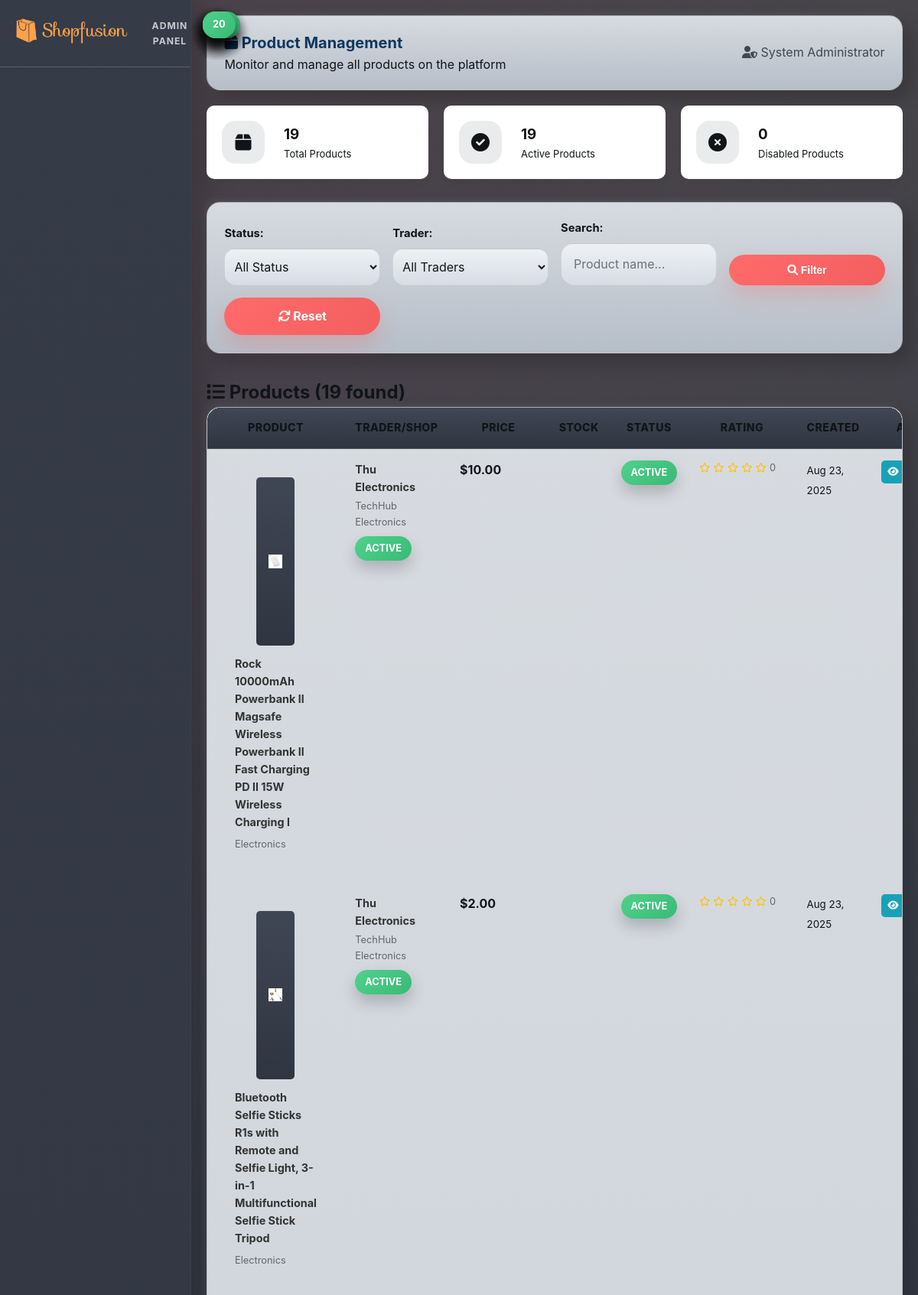
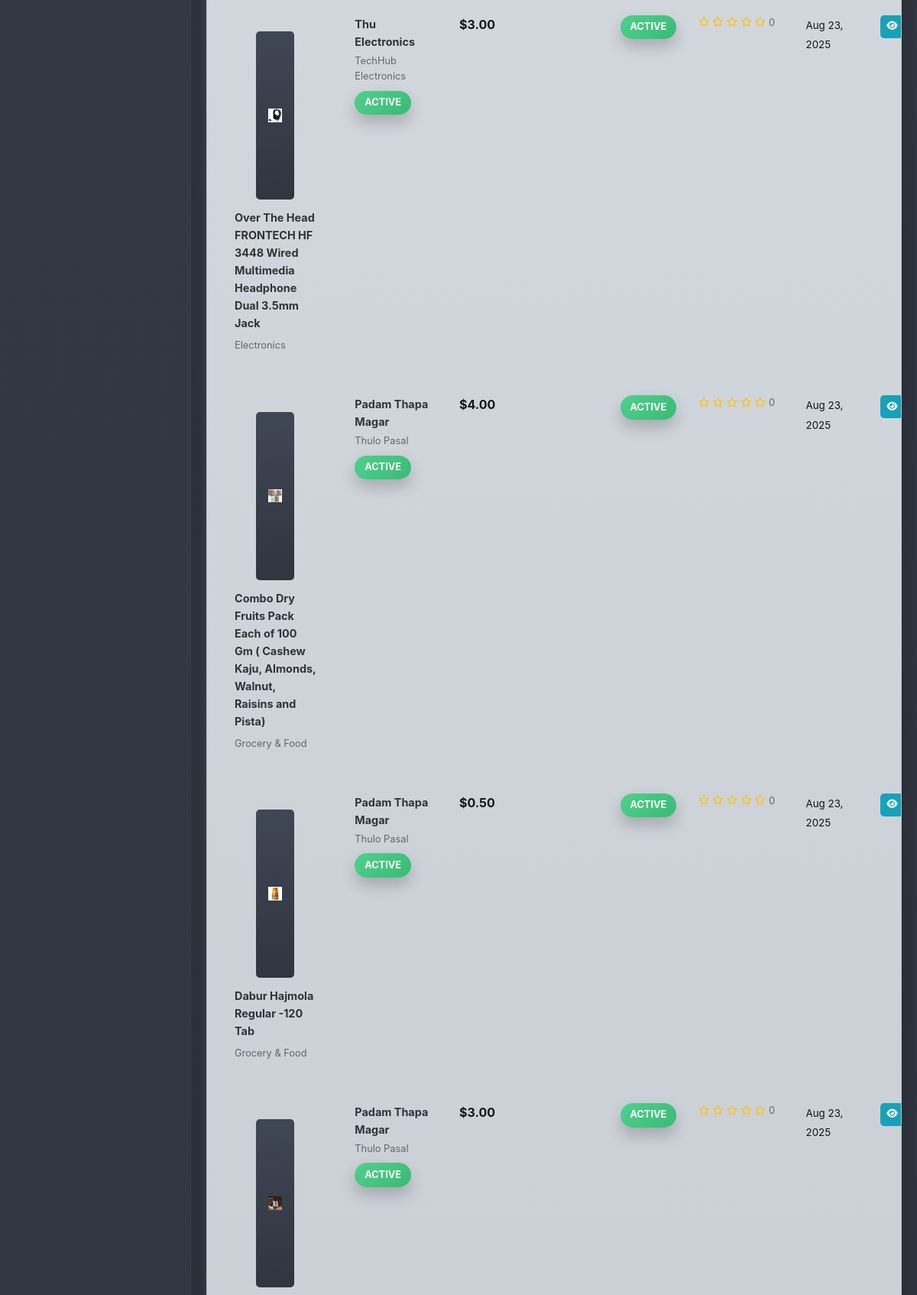
/admin/products.php (signed in, upper part), run on the app's committed database (2 pictures, top to bottom).
### tables this page shows
CREATE TABLE `products` (
  `product_id` int(11) NOT NULL,
  `shop_id` int(11) NOT NULL,
  `category_id` int(11) NOT NULL,
  `product_name` varchar(100) NOT NULL,
  `description` text DEFAULT NULL,
  `price` decimal(10,2) NOT NULL,
  `stock_quantity` int(11) DEFAULT 0,
  `image_path` varchar(255) DEFAULT NULL,
  `rating` decimal(3,2) DEFAULT 0.00,
  `total_reviews` int(11) DEFAULT 0,
  `status` enum('active','inactive') DEFAULT 'active',
  `created_at` timestamp NOT NULL DEFAULT current_timestamp(),
  `updated_at` timestamp NOT NULL DEFAULT current_timestamp() ON UPDATE current_timestamp()
);

CREATE TABLE `categories` (
  `category_id` int(11) NOT NULL,
  `category_name` varchar(50) NOT NULL,
  `description` text DEFAULT NULL
);

CREATE TABLE `users` (
  `user_id` int(11) NOT NULL,
  `username` varchar(50) NOT NULL,
  `email` varchar(100) NOT NULL,
  `password` varchar(255) NOT NULL,
  `full_name` varchar(100) NOT NULL,
  `phone` varchar(20) DEFAULT NULL,
  `address` text DEFAULT NULL,
  `role` enum('admin','trader','customer') NOT NULL,
  `status` enum('active','pending','disabled') DEFAULT 'active',
  `violation_count` int(11) DEFAULT 0,
  `loyalty_points` int(11) DEFAULT 0,
  `created_at` timestamp NOT NULL DEFAULT current_timestamp(),
  `updated_at` timestamp NOT NULL DEFAULT current_timestamp() ON UPDATE current_timestamp()
);

CREATE TABLE `shops` (
  `shop_id` int(11) NOT NULL,
  `trader_id` int(11) NOT NULL,
  `shop_name` varchar(100) NOT NULL,
  `description` text DEFAULT NULL,
  `status` enum('active','inactive') DEFAULT 'active',
  `created_at` timestamp NOT NULL DEFAULT current_timestamp()
);

### includes/functions.php (called while the page is built, shortened)
<?php
function formatPrice($price) {
    return '$' . number_format($price, 2);
}
function formatDate($date) {
    return date('M j, Y', strtotime($date));
}
function getImagePath($imagePath, $baseDir = '') {
    $fullPath = $baseDir . $imagePath;
    if (file_exists($fullPath)) {
        return $fullPath;
    }
    return $baseDir . 'uploads/products/placeholder.jpg';
}
?>

### admin/products.php (the view, shortened to what this page needs)
<?php
require_once '../includes/functions.php';
$statusFilter = $_GET['status'] ?? 'all';
$searchQuery = $_GET['search'] ?? '';
$whereConditions = [];
$params = [];
$whereClause = !empty($whereConditions) ? 'WHERE ' . implode(' AND ', $whereConditions) : '';
try {
    $stmt = $pdo->prepare("
        SELECT p.*, s.shop_name, s.trader_id, u.full_name as trader_name, u.status as trader_status,
               c.category_name
        FROM products p
        JOIN shops s ON p.shop_id = s.shop_id
        JOIN users u ON s.trader_id = u.user_id
        JOIN categories c ON p.category_id = c.category_id
        $whereClause
        ORDER BY p.created_at DESC
        LIMIT 50
    ");
    $stmt->execute($params);
    $products = $stmt->fetchAll();
    $stmt = $pdo->prepare("
        SELECT
            COUNT(*) as total_products,
            SUM(CASE WHEN p.status = 'active' THEN 1 ELSE 0 END) as active_products,
            SUM(CASE WHEN p.status = 'inactive' THEN 1 ELSE 0 END) as inactive_products
        FROM products p
        JOIN shops s ON p.shop_id = s.shop_id
        JOIN users u ON s.trader_id = u.user_id
        WHERE u.role = 'trader'
    ");
    $stmt->execute();
    $stats = $stmt->fetch();
} catch (PDOException $e) {
    $error = "Failed to load products: " . $e->getMessage();
    $products = [];
    $stats = ['total_products' => 0, 'active_products' => 0, 'inactive_products' => 0];
    $traders = [];
}
?>
<!DOCTYPE html>
<html lang="en">
<head>
    <link rel="stylesheet" href="../css/style.css">
    <link rel="stylesheet" href="../css/theme.css">
    <link href="https://cdnjs.cloudflare.com/ajax/libs/font-awesome/6.0.0/css/all.min.css" rel="stylesheet">
</head>
<body class="admin-layout">
    <nav class="admin-sidebar">
        <div class="sidebar-header">
            <div class="logo">
                <h2>Shopfusion</h2>
                <span>Admin Panel</span>
            </div>
        </div>
    </nav>
    <main class="admin-main">
        <div class="admin-topbar">
            <div class="topbar-left">
                <h1><i class="fas fa-box"></i> Product Management</h1>
                <p>Monitor and manage all products on the platform</p>
            </div>
            <div class="topbar-right">
                <div class="admin-user">
                    <i class="fas fa-user-shield"></i>
                    <span><?php echo htmlspecialchars($_SESSION['full_name']); ?></span>
                </div>
            </div>
        </div>
        <div class="admin-content">
            <div class="stats-grid">
                <div class="stat-card">
                    <div class="stat-icon">
                        <i class="fas fa-box"></i>
                    </div>
                    <div class="stat-details">
                        <h3><?php echo number_format($stats['total_products']); ?></h3>
                        <p>Total Products</p>
                    </div>
                </div>
                <div class="stat-card">
                    <div class="stat-icon active">
                        <i class="fas fa-check-circle"></i>
                    </div>
                    <div class="stat-details">
                        <h3><?php echo number_format($stats['active_products']); ?></h3>
                        <p>Active Products</p>
                    </div>
                </div>
                <div class="stat-card">
                    <div class="stat-icon inactive">
                        <i class="fas fa-times-circle"></i>
                    </div>
                    <div class="stat-details">
                        <h3><?php echo number_format($stats['inactive_products']); ?></h3>
                        <p>Disabled Products</p>
                    </div>
                </div>
            </div>
            <div class="filters-section">
                <form method="GET" class="filters-form">
                    <div class="filter-group">
                        <label>Status:</label>
                        <select name="status">
                            <option value="all" <?php echo $statusFilter === 'all' ? 'selected' : ''; ?>>All Status</option>
                        </select>
                    </div>
                    <div class="filter-group">
                        <label>Trader:</label>
                        <select name="trader">
                            <option value="">All Traders</option>
                        </select>
                    </div>
                    <div class="filter-group">
                        <label>Search:</label>
                        <input type="text" name="search" value="<?php echo htmlspecialchars($searchQuery); ?>" placeholder="Product name...">
                    </div>
                    <button type="submit" class="btn-primary">
                        <i class="fas fa-search"></i> Filter
                    </button>
                    <a href="products.php" class="btn-secondary">
                        <i class="fas fa-refresh"></i> Reset
                    </a>
                </form>
            </div>
            <div class="table-section">
                <div class="table-header">
                    <h2><i class="fas fa-list"></i> Products (<?php echo count($products); ?> found)</h2>
                </div>
                <?php if (empty($products)): ?>
                    <div class="empty-state">
                        <div class="empty-icon">
                            <i class="fas fa-box-open"></i>
                        </div>
                        <h3>No Products Found</h3>
                        <p>No products match your current filters.</p>
                    </div>
                <?php else: ?>
                    <div class="table-responsive">
                        <table class="data-table">
                            <thead>
                                <tr>
                                    <th>Product</th>
                                    <th>Trader/Shop</th>
                                    <th>Price</th>
                                    <th>Stock</th>
                                    <th>Status</th>
                                    <th>Rating</th>
                                    <th>Created</th>
                                    <th>Actions</th>
                                </tr>
                            </thead>
                            <tbody>
                                <?php foreach ($products as $product): ?>
                                    <tr>
                                        <td>
                                            <div class="product-info">
                                                <div class="product-image">
                                                    <img src="<?php echo htmlspecialchars(getImagePath($product['image_path'], '../')); ?>" alt="Product Image">
                                                </div>
                                                <div class="product-details">
                                                    <h4><?php echo htmlspecialchars($product['product_name']); ?></h4>
                                                    <small><?php echo htmlspecialchars($product['category_name']); ?></small>
                                                </div>
                                            </div>
                                        </td>
                                        <td>
                                            <div class="trader-info">
                                                <strong><?php echo htmlspecialchars($product['trader_name']); ?></strong>
                                                <small><?php echo htmlspecialchars($product['shop_name']); ?></small>
                                                <div class="trader-status">
                                                    <span class="status-badge status-<?php echo $product['trader_status']; ?>">
                                                        <?php echo ucfirst($product['trader_status']); ?>
                                                    </span>
                                                </div>
                                            </div>
                                        </td>
                                        <td>
                                            <strong><?php echo formatPrice($product['price']); ?></strong>
                                        </td>
                                        <td>
                                            <span class="stock-badge <?php echo $product['stock_quantity'] > 0 ? 'in-stock' : 'out-of-stock'; ?>">
                                                <?php echo number_format($product['stock_quantity']); ?>
                                            </span>
                                        </td>
                                        <td>
                                            <span class="status-badge status-<?php echo $product['status']; ?>">
                                                <?php echo ucfirst($product['status']); ?>
                                            </span>
                                        </td>
                                        <td>
                                            <div class="rating">
                                                <?php
                                                $rating = round($product['rating'], 1);
                                                for ($i = 1; $i <= 5; $i++):
                                                    if ($i <= $rating):
                                                ?>
                                                    <i class="fas fa-star"></i>
                                                <?php else: ?>
                                                    <i class="far fa-star"></i>
                                                <?php endif; endfor; ?>
                                                <span><?php echo $rating; ?></span>
                                            </div>
                                        </td>
                                        <td>
                                            <small><?php echo formatDate($product['created_at']); ?></small>
                                        </td>
                                        <td>
                                            <div class="action-buttons">
                                                <a href="../shop/product.php?id=<?php echo $product['product_id']; ?>"
                                                   class="btn-action view" title="View Product" target="_blank">
                                                    <i class="fas fa-eye"></i>
                                                </a>
                                            </div>
                                        </td>
                                    </tr>
                                <?php endforeach; ?>
                            </tbody>
                        </table>
                    </div>
                <?php endif; ?>
            </div>
        </div>
    </main>
    <link rel='stylesheet' href='../css/theme-refresh.css'>
</body>
</html>

### data on the page
products: image_path (picture), product_name "Rock 10000mAh Powerbank ll Magsafe Wireless Powerbank ll Fast Charging PD ll 15W Wireless Charging l", category.category_name "Electronics", users.full_name "Thu Electronics", shop.shop_name "TechHub Electronics", users.status "ACTIVE", price "$10.00", stock_quantity "6", status "ACTIVE", rating "0", created_at "Aug 23, 2025"
products: image_path (picture), product_name "Bluetooth Selfie Sticks R1s with Remote and Selfie Light, 3-in-1 Multifunctional Selfie Stick Tripod", category.category_name "Electronics", users.full_name "Thu Electronics", shop.shop_name "TechHub Electronics", users.status "ACTIVE", price "$2.00", stock_quantity "9", status "ACTIVE", rating "0", created_at "Aug 23, 2025"
products: image_path (picture), product_name "Over The Head FRONTECH HF 3448 Wired Multimedia Headphone Dual 3.5mm Jack", category.category_name "Electronics", users.full_name "Thu Electronics", shop.shop_name "TechHub Electronics", users.status "ACTIVE", price "$3.00", stock_quantity "10", status "ACTIVE", rating "0", created_at "Aug 23, 2025"
products: image_path (picture), product_name "Combo Dry Fruits Pack Each of 100 Gm ( Cashew Kaju, Almonds, Walnut, Raisins and Pista)", category.category_name "Grocery & Food", users.full_name "Padam Thapa Magar", shop.shop_name "Thulo Pasal", users.status "ACTIVE", price "$4.00", stock_quantity "10", status "ACTIVE", rating "0", created_at "Aug 23, 2025"
products: image_path (picture), product_name "Dabur Hajmola Regular -120 Tab", category.category_name "Grocery & Food", users.full_name "Padam Thapa Magar", shop.shop_name "Thulo Pasal", users.status "ACTIVE", price "$0.50", stock_quantity "14", status "ACTIVE", rating "0", created_at "Aug 23, 2025"
products: image_path (picture), users.full_name "Padam Thapa Magar", shop.shop_name "Thulo Pasal", users.status "ACTIVE", price "$3.00", stock_quantity "4", status "ACTIVE", rating "0", created_at "Aug 23, 2025"
products: stock_quantity "5"
products: stock_quantity "3"
products: stock_quantity "1"
products: stock_quantity "50"
products: stock_quantity "30"
products: stock_quantity "15"
products: stock_quantity "25"
products: stock_quantity "100"
products: stock_quantity "40"
products: stock_quantity "35"
products: stock_quantity "12"
products: stock_quantity "60"
products: stock_quantity "20"

### other printed values
$_SESSION['full_name'] "System Administrator"
$stats['total_products'] "19"
$stats['active_products'] "19"
$stats['inactive_products'] "0"
count($products) "19"
